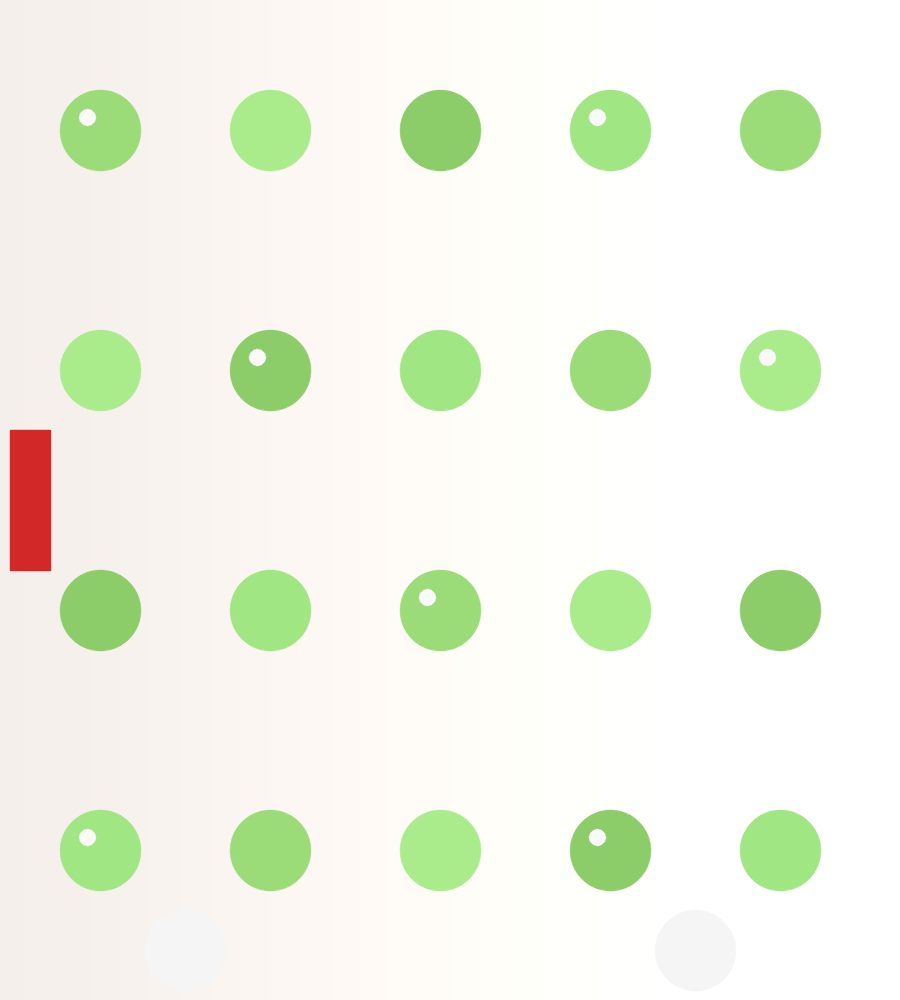
//> input picture lessons/opencv/素材/synth_balls_3.png, 900 x 1000 px
$ ./3.1-contours   (built with g++ and OpenCV 4)
//> lines starting //> are read from the running program, lines starting //| are printed output that depends on the picture; after the words box and inside, x2 and y2 are one past the last pixel; in counts of white or black regions, pixels touching at a corner belong together
#include <algorithm>
#include <iostream>
#include <string>
#include <vector>

#include <opencv2/core.hpp>
#include <opencv2/imgproc.hpp>
#include <opencv2/imgcodecs.hpp>

namespace {

void place(cv::Mat& panel, const cv::Mat& image, int x, int y, int width,
           int height, const std::string& label) {
    const int label_height = 28;
    cv::rectangle(panel, cv::Rect(x, y, width, label_height),
                  cv::Scalar(245, 245, 245), cv::FILLED);
    cv::putText(panel, label, cv::Point(x + 8, y + 20),
                cv::FONT_HERSHEY_SIMPLEX, 0.55, cv::Scalar(30, 30, 30), 1,
                cv::LINE_AA);

    const int inner_width = width - 16;
    const int inner_height = height - label_height - 16;
    const double scale = std::min(static_cast<double>(inner_width) / image.cols,
                                  static_cast<double>(inner_height) / image.rows);
    const int shown_width = std::max(1, cvRound(image.cols * scale));
    const int shown_height = std::max(1, cvRound(image.rows * scale));
    cv::Mat shown;
    cv::resize(image, shown, cv::Size(shown_width, shown_height), 0, 0,
               cv::INTER_AREA);
    const int left = x + (width - shown_width) / 2;
    const int top = y + label_height + (inner_height - shown_height) / 2 + 8;
    shown.copyTo(panel(cv::Rect(left, top, shown_width, shown_height)));
}

}  // namespace

int main() {
    cv::Mat image = cv::imread("../素材/synth_balls_3.png", cv::IMREAD_COLOR);
//> image is the input picture: 1000 rows x 900 cols, CV_8UC3; mean B, G, R 231.4, 245.5, 241.2
    if (image.empty()) {
        std::cout << "无法读取素材" << '\n';
        return 1;
    }

    cv::Mat hsv;
    cv::cvtColor(image, hsv, cv::COLOR_BGR2HSV);
//> hsv: 1000 rows x 900 cols, CV_8UC3; mean H, S, V 18.1, 19.2, 248.8
    cv::Mat mask;
    cv::inRange(hsv, cv::Scalar(35, 43, 46), cv::Scalar(85, 255, 255), mask);
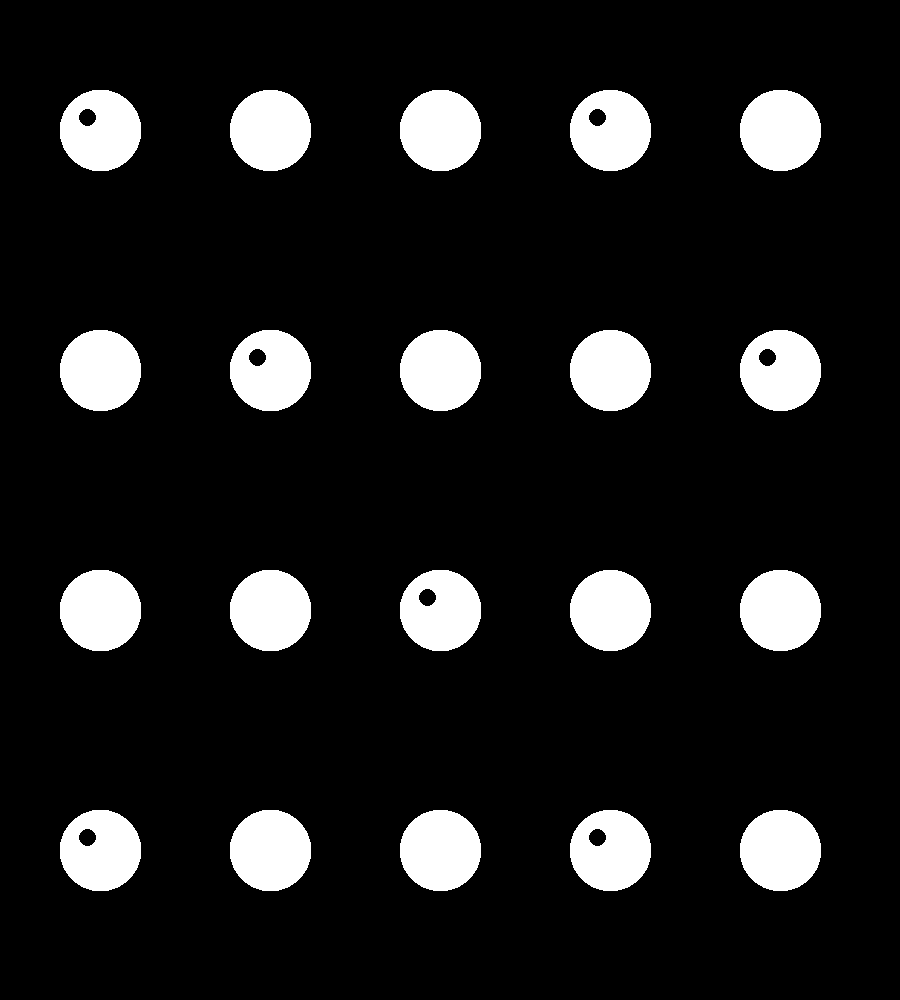
//> mask: 1000 rows x 900 cols, CV_8UC1; 11.4% white; 20 white regions
    cv::morphologyEx(mask, mask, cv::MORPH_OPEN,
                     cv::getStructuringElement(cv::MORPH_RECT,
                                               cv::Size(3, 3)));
    std::cout << "mask nonzero=" << cv::countNonZero(mask) << '\n';
//| mask nonzero=102663

    std::vector<std::vector<cv::Point>> external;
    std::vector<std::vector<cv::Point>> tree;
    std::vector<cv::Vec4i> external_hierarchy;
    std::vector<cv::Vec4i> hierarchy;
    cv::findContours(mask.clone(), external, external_hierarchy,
                     cv::RETR_EXTERNAL, cv::CHAIN_APPROX_SIMPLE);
//> external = 20 contours; largest, box (x1, y1, x2, y2) and area: (230, 810, 311, 891) 5102, (60, 810, 141, 891) 5102, (400, 570, 481, 651) 5102, (230, 570, 311, 651) 5102, (60, 570, 141, 651) 5102; external_hierarchy = 20 items, first 8: [1, -1, -1, -1], [2, 0, -1, -1], [3, 1, -1, -1], [4, 2, -1, -1], [5, 3, -1, -1], [6, 4, -1, -1], [7, 5, -1, -1], [8, 6, -1, -1]
    cv::findContours(mask.clone(), tree, hierarchy, cv::RETR_TREE,
                     cv::CHAIN_APPROX_SIMPLE);
//> tree = 27 contours; largest, box (x1, y1, x2, y2) and area: (230, 810, 311, 891) 5102, (60, 810, 141, 891) 5102, (400, 570, 481, 651) 5102, (230, 570, 311, 651) 5102, (60, 570, 141, 651) 5102
    std::cout << "external contours=" << external.size() << '\n';
//| external contours=20
    std::cout << "tree contours=" << tree.size() << '\n';
//| tree contours=27
    for (std::size_t i = 0; i < tree.size(); ++i) {
        if (hierarchy[i][3] >= 0) {
            std::cout << "nested i=" << i << " parent=" << hierarchy[i][3]
                      << " first=(" << tree[i].front().x << ", "
                      << tree[i].front().y << ")\n";
        }
    }
//> this loop made 27 passes
//| nested i=2 parent=1 first=(594, 829)
//| nested i=6 parent=5 first=(84, 829)
//| nested i=10 parent=9 first=(424, 589)
//| nested i=14 parent=13 first=(764, 349)
//| nested i=18 parent=17 first=(254, 349)
//> (output is shown up to pass 19 of 27)

    cv::Mat overlay = image.clone();
    cv::drawContours(overlay, external, -1, cv::Scalar(0, 220, 0), 2);
    std::vector<std::vector<cv::Point>> holes;
    for (std::size_t i = 0; i < tree.size(); ++i) {
        if (hierarchy[i][3] >= 0) {
            holes.push_back(tree[i]);
        }
    }
    cv::drawContours(overlay, holes, -1, cv::Scalar(0, 0, 255), 2);
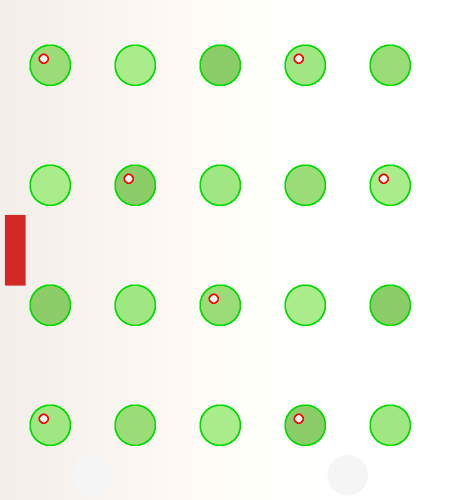
//> overlay: 1000 rows x 900 cols, CV_8UC3 (shown at 1/2 size); mean B, G, R 227.8, 244.9, 237.6

    cv::Mat mask_color;
    cv::cvtColor(mask, mask_color, cv::COLOR_GRAY2BGR);
//> mask_color: 1000 rows x 900 cols, CV_8UC3; 11.4% white; 20 white regions, largest, box (x1, y1, x2, y2) and area: (400, 90, 481, 171) 5217, (60, 570, 141, 651) 5217, (230, 570, 311, 651) 5217
    const int cell_width = 380;
    const int cell_height = 460;
    cv::Mat panel(cell_height, 3 * cell_width, CV_8UC3,
                  cv::Scalar(255, 255, 255));
    place(panel, image, 0, 0, cell_width, cell_height, "original");
    place(panel, mask_color, cell_width, 0, cell_width, cell_height,
          "green mask");
//> call 2 of place, with x = 380, y = 0, width = 380, height = 460, label = "green mask"
//> in place (call 2), `cv::putText(panel, label, cv::Point(x + 8, y + 20), cv::FONT_HERSHEY_S..`:
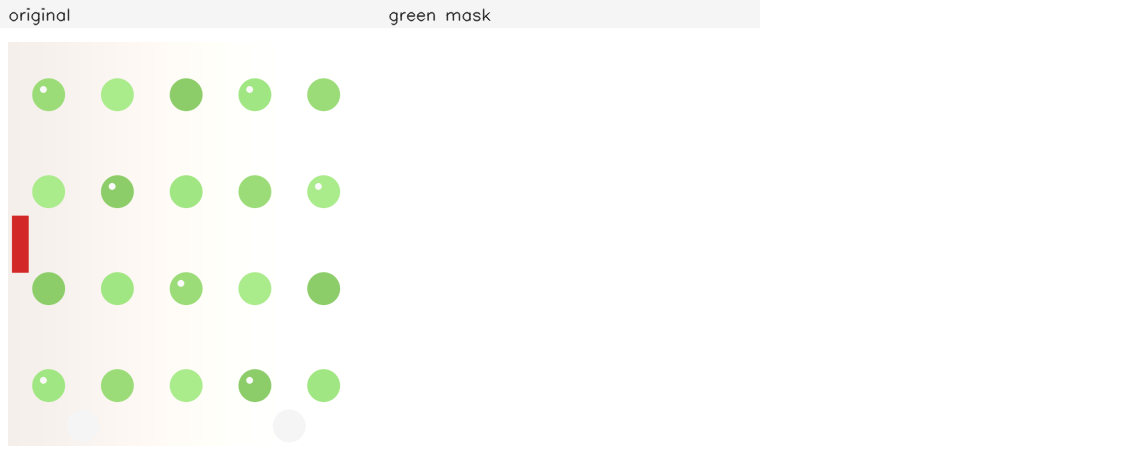
//> panel: 460 rows x 1140 cols, CV_8UC3; mean B, G, R 247.8, 251.7, 250.5
    place(panel, overlay, 2 * cell_width, 0, cell_width, cell_height,
          "external + holes");
//> call 3 of place, with x = 760, y = 0, width = 380, height = 460, label = "external + holes"
//> in place (call 3), `cv::putText(panel, label, cv::Point(x + 8, y + 20), cv::FONT_HERSHEY_S..`:
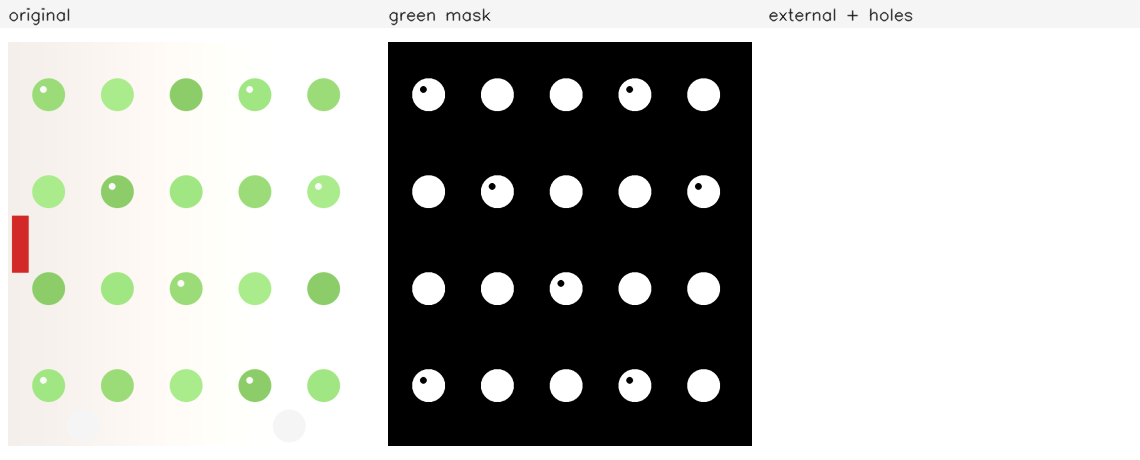
//> panel: 460 rows x 1140 cols, CV_8UC3; mean B, G, R 184.1, 188, 186.8
//> in place (call 3), `cv::resize(image, shown, cv::Size(shown_width, shown_height), 0, 0, cv..`:
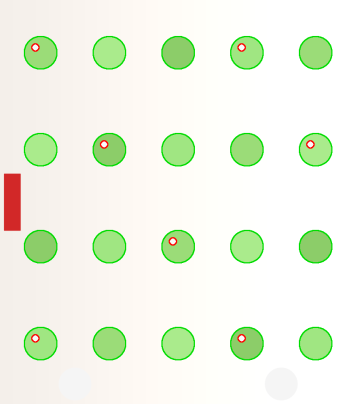
//> shown: 404 rows x 364 cols, CV_8UC3; mean B, G, R 227.8, 244.9, 237.6
//> in place (call 3), `shown.copyTo(panel(cv::Rect(left, top, shown_width, shown_height)));`:
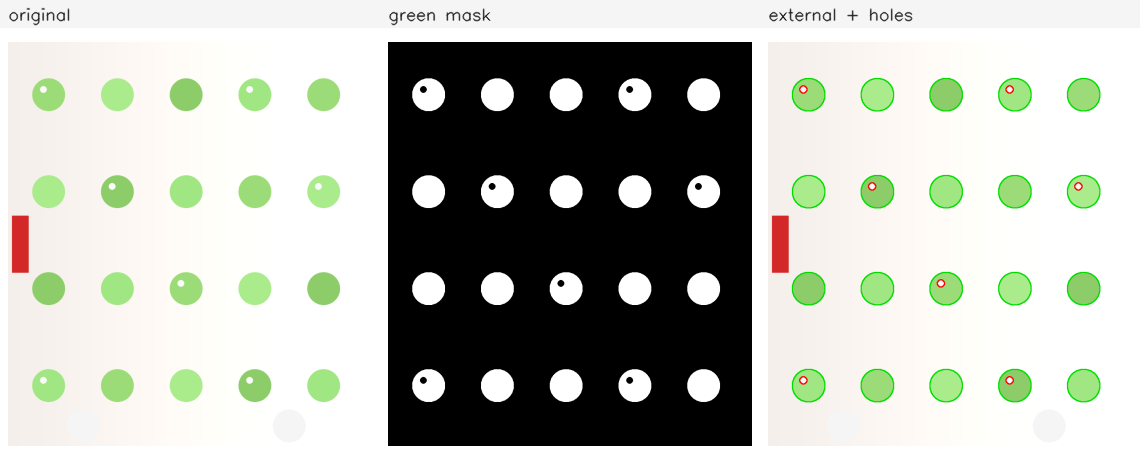
//> panel: 460 rows x 1140 cols, CV_8UC3; mean B, G, R 176.5, 185.2, 181.9
    const bool saved = cv::imwrite("out_contours.png", panel);
    std::cout << "saved out_contours.png: " << (saved ? "yes" : "no")
              << '\n';
//| saved out_contours.png: yes
    return 0;
}

$ run again, with lessons/opencv/素材/synth_balls_1.png copied over lessons/opencv/素材/synth_balls_3.png
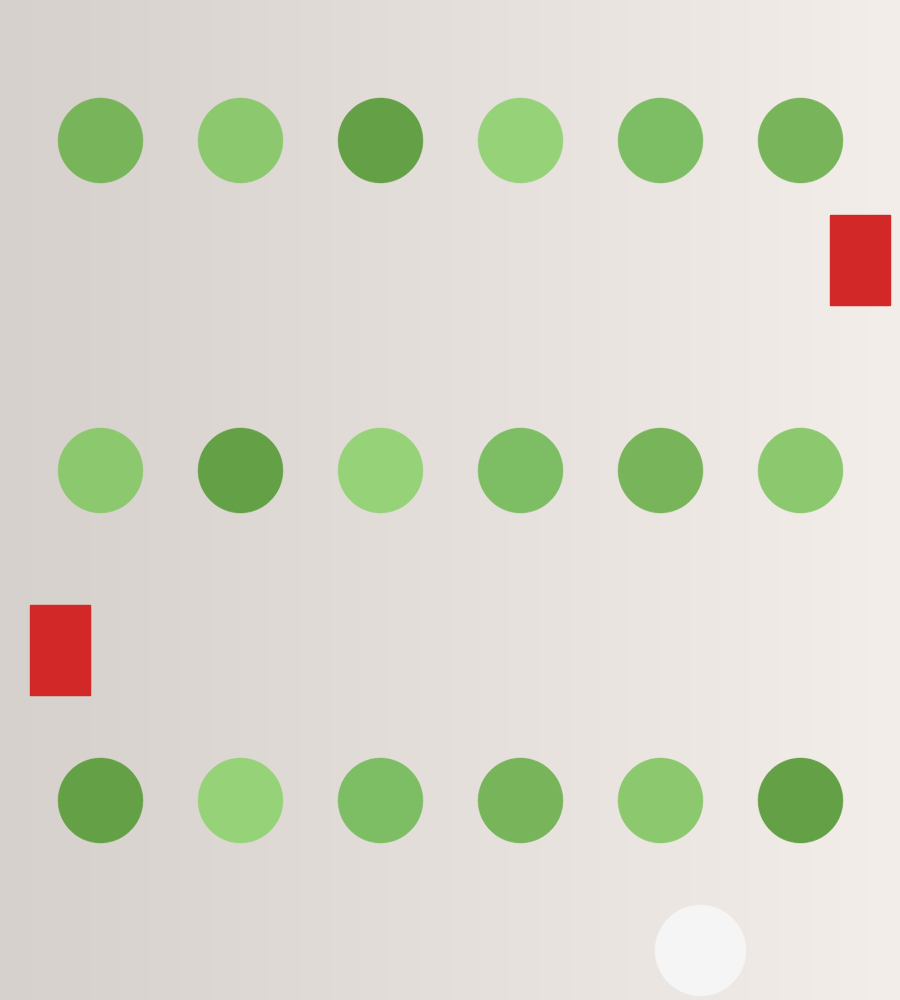
//> input picture lessons/opencv/素材/synth_balls_1.png, 900 x 1000 px
//> image is the input picture: 1000 rows x 900 cols, CV_8UC3; mean B, G, R 201.7, 216.3, 215.8
//> hsv: 1000 rows x 900 cols, CV_8UC3; mean H, S, V 18.8, 26.5, 222.7
//> `cv::inRange(hsv, cv::Scalar(35, 43, 46), cv::Scalar(85, 255, 255), mas..`:
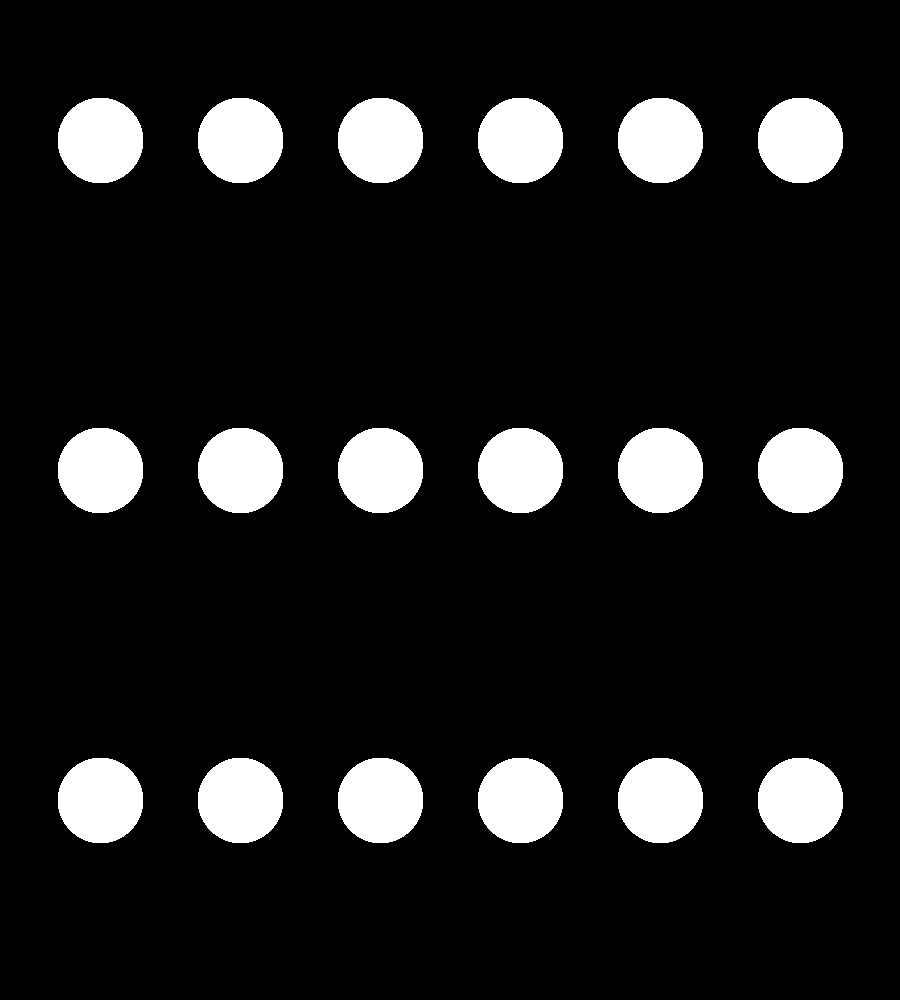
//> mask: 1000 rows x 900 cols, CV_8UC1; 11.5% white; 18 white regions
//| mask nonzero=103498
//> external = 18 contours; largest, box (x1, y1, x2, y2) and area: (478, 758, 563, 843) 5632, (338, 758, 423, 843) 5632, (58, 758, 143, 843) 5632, (198, 428, 283, 513) 5632, (58, 428, 143, 513) 5632; external_hierarchy = 18 items, first 8: [1, -1, -1, -1], [2, 0, -1, -1], [3, 1, -1, -1], [4, 2, -1, -1], [5, 3, -1, -1], [6, 4, -1, -1], [7, 5, -1, -1], [8, 6, -1, -1]
//> tree has the same summary as external
//| external contours=18
//| tree contours=18
//> the loop `for (std::size_t i = 0; i < tree.size(); ++i)` made 18 passes
//> overlay: 1000 rows x 900 cols, CV_8UC3; 1.82% of pixels changed, all inside (x1, y1, x2, y2) = (57, 97, 844, 844)
//> after the loop `for (std::size_t i = 0; i < tree.size(); ++i)`: holes = 0 contours
//> mask_color: 1000 rows x 900 cols, CV_8UC3; 11.5% white; 18 white regions, largest, box (x1, y1, x2, y2) and area: (58, 98, 143, 183) 5753, (338, 98, 423, 183) 5753, (58, 428, 143, 513) 5753
//> in place (call 3), `shown.copyTo(panel(cv::Rect(left, top, shown_width, shown_height)));`:
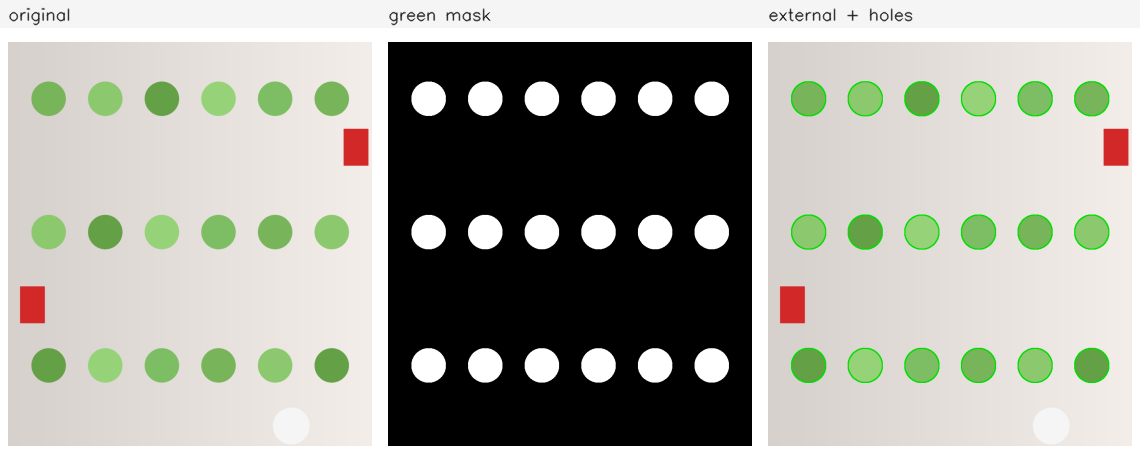
//> panel: 460 rows x 1140 cols, CV_8UC3; mean B, G, R 160.1, 169.1, 167.9
//| saved out_contours.png: yes
